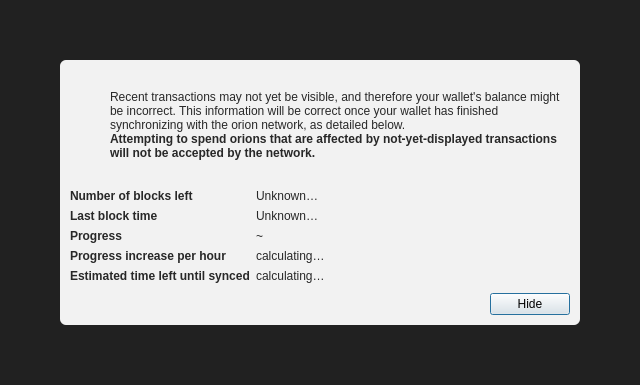
<?xml version="1.0" encoding="UTF-8"?>
<ui version="4.0">
 <class>ModalOverlay</class>
 <widget class="QWidget" name="ModalOverlay">
  <property name="geometry">
   <rect>
    <x>0</x>
    <y>0</y>
    <width>640</width>
    <height>385</height>
   </rect>
  </property>
  <property name="windowTitle">
   <string>Form</string>
  </property>
  <layout class="QVBoxLayout" name="verticalLayout" stretch="0">
   <property name="sizeConstraint">
    <enum>QLayout::SetDefaultConstraint</enum>
   </property>
   <property name="leftMargin">
    <number>0</number>
   </property>
   <property name="topMargin">
    <number>0</number>
   </property>
   <property name="rightMargin">
    <number>0</number>
   </property>
   <property name="bottomMargin">
    <number>0</number>
   </property>
   <item>
    <widget class="QWidget" name="bgWidget" native="true">
     <property name="styleSheet">
      <string notr="true">#bgWidget { background: rgba(0,0,0,220); }</string>
     </property>
     <layout class="QVBoxLayout" name="verticalLayoutMain" stretch="1">
      <property name="leftMargin">
       <number>60</number>
      </property>
      <property name="topMargin">
       <number>60</number>
      </property>
      <property name="rightMargin">
       <number>60</number>
      </property>
      <property name="bottomMargin">
       <number>60</number>
      </property>
      <item>
       <widget class="QWidget" name="contentWidget" native="true">
        <property name="styleSheet">
         <string notr="true">#contentWidget { background: rgba(255,255,255,240); border-radius: 6px; }

QLabel { color: rgb(40,40,40);  }</string>
        </property>
        <layout class="QVBoxLayout" name="verticalLayoutSub" stretch="1,0,0,0">
         <property name="spacing">
          <number>0</number>
         </property>
         <property name="leftMargin">
          <number>10</number>
         </property>
         <property name="topMargin">
          <number>10</number>
         </property>
         <property name="rightMargin">
          <number>10</number>
         </property>
         <property name="bottomMargin">
          <number>10</number>
         </property>
         <item>
          <layout class="QHBoxLayout" name="horizontalLayoutIconText" stretch="0,1">
           <property name="topMargin">
            <number>20</number>
           </property>
           <item>
            <layout class="QVBoxLayout" name="verticalLayoutIcon">
             <property name="leftMargin">
              <number>0</number>
             </property>
             <item>
              <widget class="QPushButton" name="warningIcon">
               <property name="enabled">
                <bool>false</bool>
               </property>
               <property name="text">
                <string/>
               </property>
               <property name="icon">
                <iconset>
                 <normaloff>:/icons/warning</normaloff>
                 <disabledoff>:/icons/warning</disabledoff>:/icons/warning</iconset>
               </property>
               <property name="iconSize">
                <size>
                 <width>48</width>
                 <height>48</height>
                </size>
               </property>
               <property name="flat">
                <bool>true</bool>
               </property>
              </widget>
             </item>
             <item>
              <spacer name="verticalSpacerWarningIcon">
               <property name="orientation">
                <enum>Qt::Vertical</enum>
               </property>
               <property name="sizeHint" stdset="0">
                <size>
                 <width>20</width>
                 <height>40</height>
                </size>
               </property>
              </spacer>
             </item>
            </layout>
           </item>
           <item>
            <layout class="QVBoxLayout" name="verticalLayoutInfoText">
             <property name="leftMargin">
              <number>0</number>
             </property>
             <property name="topMargin">
              <number>0</number>
             </property>
             <item>
              <widget class="QLabel" name="infoText">
               <property name="text">
                <string>Recent transactions may not yet be visible, and therefore your wallet's balance might be incorrect. This information will be correct once your wallet has finished synchronizing with the orion network, as detailed below.</string>
               </property>
               <property name="textFormat">
                <enum>Qt::RichText</enum>
               </property>
               <property name="wordWrap">
                <bool>true</bool>
               </property>
              </widget>
             </item>
             <item>
              <widget class="QLabel" name="infoTextStrong">
               <property name="font">
                <font>
                 <weight>75</weight>
                 <bold>true</bold>
                </font>
               </property>
               <property name="text">
                <string>Attempting to spend orions that are affected by not-yet-displayed transactions will not be accepted by the network.</string>
               </property>
               <property name="textFormat">
                <enum>Qt::RichText</enum>
               </property>
               <property name="wordWrap">
                <bool>true</bool>
               </property>
              </widget>
             </item>
             <item>
              <spacer name="verticalSpacerInTextSpace">
               <property name="orientation">
                <enum>Qt::Vertical</enum>
               </property>
               <property name="sizeHint" stdset="0">
                <size>
                 <width>20</width>
                 <height>40</height>
                </size>
               </property>
              </spacer>
             </item>
            </layout>
           </item>
          </layout>
         </item>
         <item>
          <spacer name="verticalSpacerAfterText">
           <property name="orientation">
            <enum>Qt::Vertical</enum>
           </property>
           <property name="sizeHint" stdset="0">
            <size>
             <width>20</width>
             <height>40</height>
            </size>
           </property>
          </spacer>
         </item>
         <item>
          <layout class="QFormLayout" name="formLayout">
           <property name="fieldGrowthPolicy">
            <enum>QFormLayout::FieldsStayAtSizeHint</enum>
           </property>
           <property name="horizontalSpacing">
            <number>6</number>
           </property>
           <property name="verticalSpacing">
            <number>6</number>
           </property>
           <property name="topMargin">
            <number>10</number>
           </property>
           <item row="0" column="0">
            <widget class="QLabel" name="labelNumberOfBlocksLeft">
             <property name="font">
              <font>
               <weight>75</weight>
               <bold>true</bold>
              </font>
             </property>
             <property name="text">
              <string>Number of blocks left</string>
             </property>
            </widget>
           </item>
           <item row="0" column="1">
            <widget class="QLabel" name="numberOfBlocksLeft">
             <property name="text">
              <string>Unknown…</string>
             </property>
            </widget>
           </item>
           <item row="1" column="0">
            <widget class="QLabel" name="labelLastBlockTime">
             <property name="font">
              <font>
               <weight>75</weight>
               <bold>true</bold>
              </font>
             </property>
             <property name="text">
              <string>Last block time</string>
             </property>
            </widget>
           </item>
           <item row="1" column="1">
            <widget class="QLabel" name="newestBlockDate">
             <property name="sizePolicy">
              <sizepolicy hsizetype="Maximum" vsizetype="Preferred">
               <horstretch>0</horstretch>
               <verstretch>0</verstretch>
              </sizepolicy>
             </property>
             <property name="text">
              <string>Unknown…</string>
             </property>
            </widget>
           </item>
           <item row="2" column="0">
            <widget class="QLabel" name="labelSyncDone">
             <property name="font">
              <font>
               <weight>75</weight>
               <bold>true</bold>
              </font>
             </property>
             <property name="text">
              <string>Progress</string>
             </property>
            </widget>
           </item>
           <item row="2" column="1">
            <layout class="QHBoxLayout" name="horizontalLayoutSync" stretch="0,1">
             <item>
              <widget class="QLabel" name="percentageProgress">
               <property name="text">
                <string notr="true">~</string>
               </property>
              </widget>
             </item>
            </layout>
           </item>
           <item row="4" column="0">
            <widget class="QLabel" name="labelProgressIncrease">
             <property name="font">
              <font>
               <weight>75</weight>
               <bold>true</bold>
              </font>
             </property>
             <property name="text">
              <string>Progress increase per hour</string>
             </property>
            </widget>
           </item>
           <item row="4" column="1">
            <widget class="QLabel" name="progressIncreasePerH">
             <property name="text">
              <string>calculating…</string>
             </property>
            </widget>
           </item>
           <item row="5" column="0">
            <widget class="QLabel" name="labelEstimatedTimeLeft">
             <property name="font">
              <font>
               <weight>75</weight>
               <bold>true</bold>
              </font>
             </property>
             <property name="text">
              <string>Estimated time left until synced</string>
             </property>
            </widget>
           </item>
           <item row="5" column="1">
            <widget class="QLabel" name="expectedTimeLeft">
             <property name="text">
              <string>calculating…</string>
             </property>
            </widget>
           </item>
          </layout>
         </item>
         <item>
          <layout class="QHBoxLayout" name="horizontalLayoutButtons">
           <property name="leftMargin">
            <number>10</number>
           </property>
           <property name="topMargin">
            <number>10</number>
           </property>
           <item>
            <spacer name="horizontalSpacer">
             <property name="orientation">
              <enum>Qt::Horizontal</enum>
             </property>
             <property name="sizeHint" stdset="0">
              <size>
               <width>40</width>
               <height>20</height>
              </size>
             </property>
            </spacer>
           </item>
           <item>
            <widget class="QPushButton" name="closeButton">
             <property name="text">
              <string>Hide</string>
             </property>
             <property name="shortcut">
              <string>Esc</string>
             </property>
             <property name="focusPolicy">
              <enum>Qt::StrongFocus</enum>
             </property>
             <property name="default">
              <bool>true</bool>
             </property>
            </widget>
           </item>
          </layout>
         </item>
        </layout>
       </widget>
      </item>
     </layout>
    </widget>
   </item>
  </layout>
 </widget>
 <resources/>
 <connections/>
</ui>
